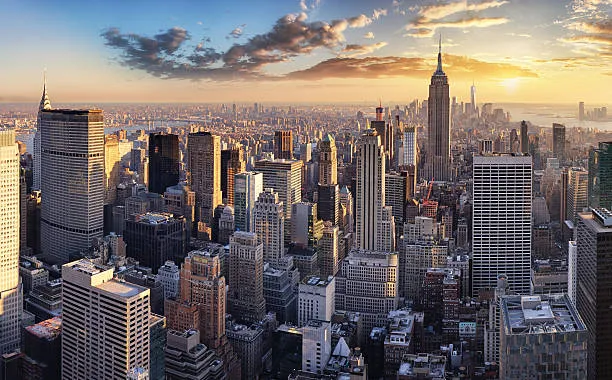
#> input picture pythonquiz/edgedetection.jpg, 612 x 380 px
$ python edgedetection.py
#> lines starting #> are read from the running program, lines starting #| are printed output that depends on the picture
import cv2 as cv
from matplotlib import pyplot as plt
#taking file name as first command line argument
img = cv.imread("edgedetection.jpg",cv.IMREAD_GRAYSCALE)
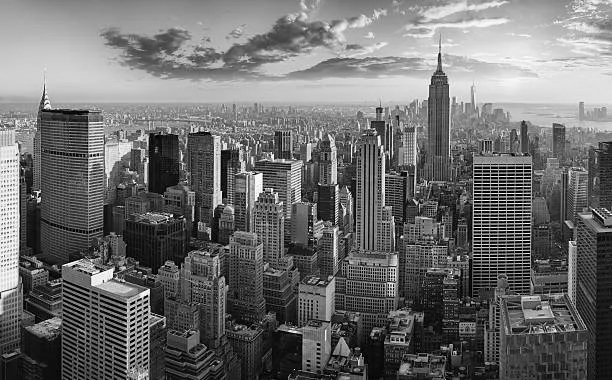
#> img: shape (380, 612); min 0, max 255, mean 109.6
assert img is not None, "file could not be read, check with os.path.exists()"

#Blurring the image for preventing noises
image = cv.GaussianBlur(img, (3, 3), 0)
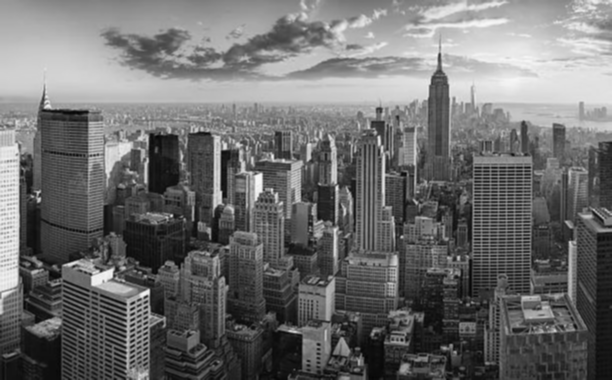
#> image: shape (380, 612); min 4, max 248, mean 109.7

#Specifying edges with using canny
edges = cv.Canny(image,100,200)
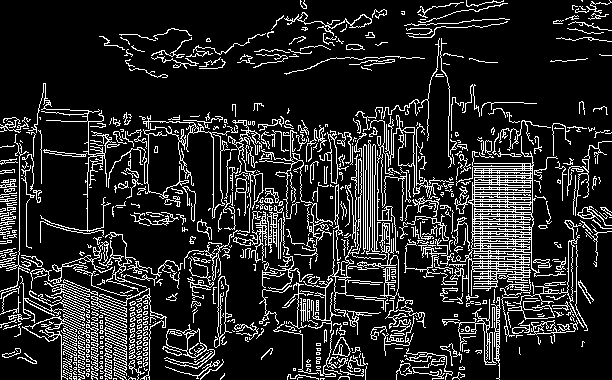
#> edges: shape (380, 612); 15.3% white in thin lines or dots

#Showing the pictures side by side
plt.subplot(121), plt.imshow(image, cmap='gray')
plt.title('Original Image'), plt.xticks([]), plt.yticks([])
plt.subplot(122), plt.imshow(edges, cmap='gray')
plt.title('Edge Image'), plt.xticks([]), plt.yticks([])
plt.show()
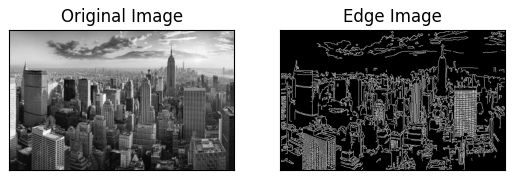
#> figure drawn by matplotlib, 2 panels
